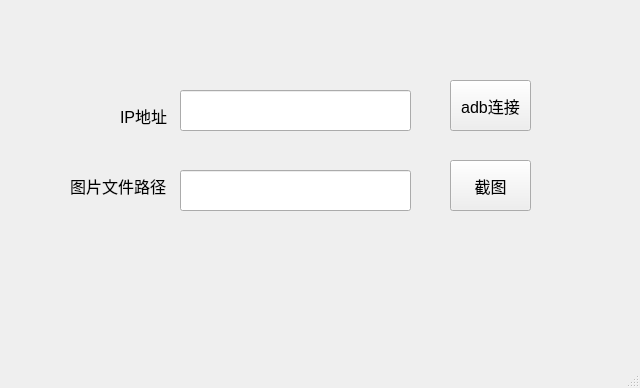
<?xml version="1.0" encoding="UTF-8"?>
<ui version="4.0">
 <class>MainWindow</class>
 <widget class="QMainWindow" name="MainWindow">
  <property name="geometry">
   <rect>
    <x>0</x>
    <y>0</y>
    <width>640</width>
    <height>388</height>
   </rect>
  </property>
  <property name="windowTitle">
   <string>MainWindow</string>
  </property>
  <widget class="QWidget" name="centralwidget">
   <widget class="QPushButton" name="pushButton">
    <property name="geometry">
     <rect>
      <x>450</x>
      <y>160</y>
      <width>81</width>
      <height>51</height>
     </rect>
    </property>
    <property name="font">
     <font>
      <pointsize>12</pointsize>
     </font>
    </property>
    <property name="text">
     <string>截图</string>
    </property>
   </widget>
   <widget class="QPushButton" name="pushButton_2">
    <property name="geometry">
     <rect>
      <x>450</x>
      <y>80</y>
      <width>81</width>
      <height>51</height>
     </rect>
    </property>
    <property name="font">
     <font>
      <pointsize>12</pointsize>
     </font>
    </property>
    <property name="text">
     <string>adb连接</string>
    </property>
   </widget>
   <widget class="QLabel" name="label_2">
    <property name="geometry">
     <rect>
      <x>70</x>
      <y>160</y>
      <width>111</width>
      <height>51</height>
     </rect>
    </property>
    <property name="font">
     <font>
      <pointsize>12</pointsize>
     </font>
    </property>
    <property name="text">
     <string>图片文件路径</string>
    </property>
   </widget>
   <widget class="QLineEdit" name="lineEdit">
    <property name="geometry">
     <rect>
      <x>180</x>
      <y>170</y>
      <width>231</width>
      <height>41</height>
     </rect>
    </property>
    <property name="font">
     <font>
      <pointsize>12</pointsize>
     </font>
    </property>
   </widget>
   <widget class="QLineEdit" name="lineEdit_2">
    <property name="geometry">
     <rect>
      <x>180</x>
      <y>90</y>
      <width>231</width>
      <height>41</height>
     </rect>
    </property>
    <property name="font">
     <font>
      <pointsize>12</pointsize>
     </font>
    </property>
   </widget>
   <widget class="QLabel" name="label_3">
    <property name="geometry">
     <rect>
      <x>120</x>
      <y>90</y>
      <width>61</width>
      <height>51</height>
     </rect>
    </property>
    <property name="font">
     <font>
      <pointsize>12</pointsize>
     </font>
    </property>
    <property name="text">
     <string>IP地址</string>
    </property>
   </widget>
  </widget>
  <widget class="QMenuBar" name="menubar">
   <property name="geometry">
    <rect>
     <x>0</x>
     <y>0</y>
     <width>640</width>
     <height>23</height>
    </rect>
   </property>
  </widget>
  <widget class="QStatusBar" name="statusbar"/>
 </widget>
 <resources/>
 <connections/>
</ui>
